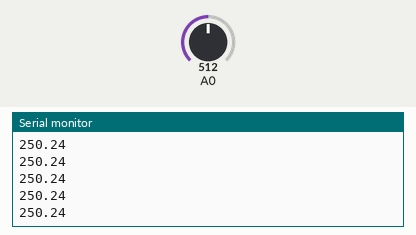
A sketch run on a simulated ATtiny85, built with avr-gcc and run on an emulated ATtiny85. On the bench: the last lines printed to the serial monitor. Inputs (shaded band) come from the test bench; at power-on: A0 = 512.

Above: at 1.2 s.
1.3 s: A0 set to 716
At 1.57 s:
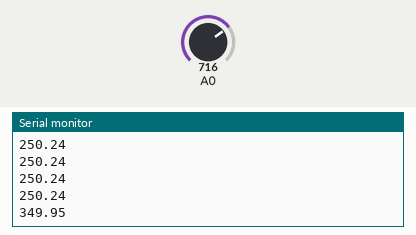
2.8 s: A0 set to 900
At 2.98 s:
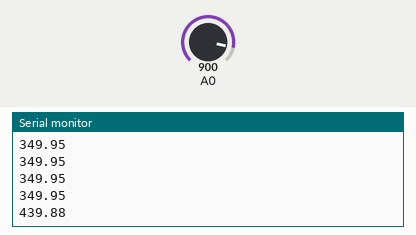
Timing chart, 0 to 5.8 s (numbered marks = the images above; inputs shaded):
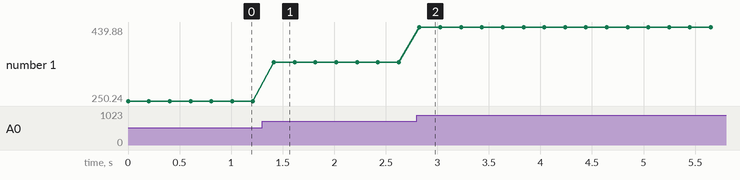

Measured:
- after the input at 1.3 s, the serial monitor: prints a new line after 0.11 s (image 1)
- after the input at 2.8 s, the serial monitor: prints a new line at once (image 2)
- plotted number 1: 250.24 → 349.95 after the input at 1.3 s, 349.95 → 439.88 after the input at 2.8 s

The sketch:

lm35.ino
```cpp
void setup() {
  // put your setup code here, to run once:
  Serial.begin(9600);
}

void loop() {
  // put your main code here, to run repeatedly:
  float val = analogRead(0);
  Serial.println((val / 1023.0 * 5) / 0.01);
  delay(200);
}
```
